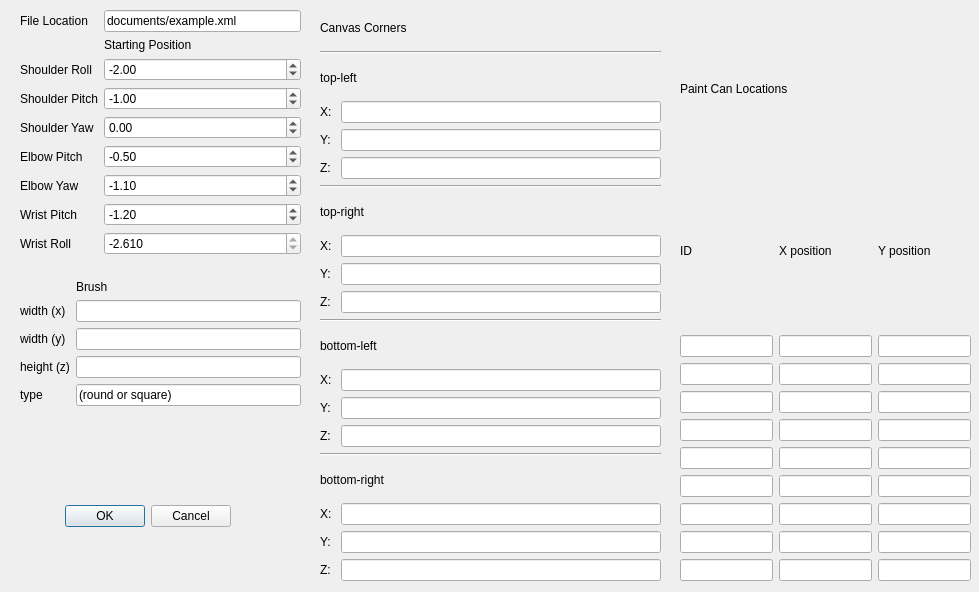
<?xml version="1.0" encoding="UTF-8"?>
<ui version="4.0">
 <class>Dialog</class>
 <widget class="QDialog" name="Dialog">
  <property name="geometry">
   <rect>
    <x>0</x>
    <y>0</y>
    <width>979</width>
    <height>592</height>
   </rect>
  </property>
  <property name="windowTitle">
   <string>Dialog</string>
  </property>
  <widget class="QDialogButtonBox" name="buttonBox">
   <property name="geometry">
    <rect>
     <x>50</x>
     <y>500</y>
     <width>181</width>
     <height>32</height>
    </rect>
   </property>
   <property name="orientation">
    <enum>Qt::Horizontal</enum>
   </property>
   <property name="standardButtons">
    <set>QDialogButtonBox::Cancel|QDialogButtonBox::Ok</set>
   </property>
  </widget>
  <widget class="QWidget" name="formLayoutWidget">
   <property name="geometry">
    <rect>
     <x>20</x>
     <y>10</y>
     <width>281</width>
     <height>280</height>
    </rect>
   </property>
   <layout class="QFormLayout" name="formLayout">
    <item row="1" column="0">
     <widget class="QLabel" name="label">
      <property name="text">
       <string>File Location</string>
      </property>
     </widget>
    </item>
    <item row="1" column="1">
     <widget class="QLineEdit" name="lineEdit">
      <property name="text">
       <string>documents/example.xml</string>
      </property>
     </widget>
    </item>
    <item row="2" column="0">
     <widget class="QLabel" name="label_2">
      <property name="text">
       <string/>
      </property>
     </widget>
    </item>
    <item row="2" column="1">
     <widget class="QLabel" name="label_3">
      <property name="text">
       <string>Starting Position</string>
      </property>
     </widget>
    </item>
    <item row="3" column="0">
     <widget class="QLabel" name="label_4">
      <property name="text">
       <string>Shoulder Roll</string>
      </property>
     </widget>
    </item>
    <item row="3" column="1">
     <widget class="QDoubleSpinBox" name="doubleSpinBox">
      <property name="minimum">
       <double>-2.620000000000000</double>
      </property>
      <property name="maximum">
       <double>2.620000000000000</double>
      </property>
      <property name="value">
       <double>-2.000000000000000</double>
      </property>
     </widget>
    </item>
    <item row="4" column="0">
     <widget class="QLabel" name="label_5">
      <property name="text">
       <string>Shoulder Pitch</string>
      </property>
     </widget>
    </item>
    <item row="4" column="1">
     <widget class="QDoubleSpinBox" name="doubleSpinBox_2">
      <property name="minimum">
       <double>-1.830000000000000</double>
      </property>
      <property name="maximum">
       <double>1.830000000000000</double>
      </property>
      <property name="value">
       <double>-1.000000000000000</double>
      </property>
     </widget>
    </item>
    <item row="5" column="0">
     <widget class="QLabel" name="label_7">
      <property name="text">
       <string>Shoulder Yaw</string>
      </property>
     </widget>
    </item>
    <item row="5" column="1">
     <widget class="QDoubleSpinBox" name="doubleSpinBox_3">
      <property name="minimum">
       <double>-1.830000000000000</double>
      </property>
      <property name="maximum">
       <double>1.830000000000000</double>
      </property>
     </widget>
    </item>
    <item row="6" column="0">
     <widget class="QLabel" name="label_8">
      <property name="text">
       <string>Elbow Pitch</string>
      </property>
     </widget>
    </item>
    <item row="6" column="1">
     <widget class="QDoubleSpinBox" name="doubleSpinBox_4">
      <property name="minimum">
       <double>-1.830000000000000</double>
      </property>
      <property name="value">
       <double>-0.500000000000000</double>
      </property>
     </widget>
    </item>
    <item row="7" column="0">
     <widget class="QLabel" name="label_9">
      <property name="text">
       <string>Elbow Yaw</string>
      </property>
     </widget>
    </item>
    <item row="7" column="1">
     <widget class="QDoubleSpinBox" name="doubleSpinBox_5">
      <property name="minimum">
       <double>-1.830000000000000</double>
      </property>
      <property name="value">
       <double>-1.100000000000000</double>
      </property>
     </widget>
    </item>
    <item row="8" column="0">
     <widget class="QLabel" name="label_10">
      <property name="text">
       <string>Wrist Pitch</string>
      </property>
     </widget>
    </item>
    <item row="8" column="1">
     <widget class="QDoubleSpinBox" name="doubleSpinBox_6">
      <property name="minimum">
       <double>-1.830000000000000</double>
      </property>
      <property name="value">
       <double>-1.200000000000000</double>
      </property>
     </widget>
    </item>
    <item row="9" column="0">
     <widget class="QLabel" name="label_6">
      <property name="text">
       <string>Wrist Roll</string>
      </property>
     </widget>
    </item>
    <item row="9" column="1">
     <widget class="QDoubleSpinBox" name="doubleSpinBox_7">
      <property name="decimals">
       <number>3</number>
      </property>
      <property name="minimum">
       <double>-2.610000000000000</double>
      </property>
      <property name="maximum">
       <double>-2.610000000000000</double>
      </property>
      <property name="value">
       <double>-2.610000000000000</double>
      </property>
     </widget>
    </item>
    <item row="10" column="0">
     <widget class="QLabel" name="label_12">
      <property name="text">
       <string/>
      </property>
     </widget>
    </item>
   </layout>
  </widget>
  <widget class="QWidget" name="formLayoutWidget_2">
   <property name="geometry">
    <rect>
     <x>20</x>
     <y>280</y>
     <width>281</width>
     <height>164</height>
    </rect>
   </property>
   <layout class="QFormLayout" name="formLayout_2">
    <item row="0" column="0">
     <widget class="QLabel" name="label_25">
      <property name="text">
       <string/>
      </property>
     </widget>
    </item>
    <item row="1" column="0">
     <widget class="QLabel" name="label_27">
      <property name="text">
       <string>width (x)</string>
      </property>
     </widget>
    </item>
    <item row="1" column="1">
     <widget class="QLineEdit" name="lineEdit_14"/>
    </item>
    <item row="2" column="0">
     <widget class="QLabel" name="label_28">
      <property name="text">
       <string>width (y)</string>
      </property>
     </widget>
    </item>
    <item row="2" column="1">
     <widget class="QLineEdit" name="lineEdit_15"/>
    </item>
    <item row="4" column="0">
     <widget class="QLabel" name="label_29">
      <property name="text">
       <string>height (z)</string>
      </property>
     </widget>
    </item>
    <item row="4" column="1">
     <widget class="QLineEdit" name="lineEdit_17"/>
    </item>
    <item row="5" column="0">
     <widget class="QLabel" name="label_30">
      <property name="text">
       <string>type</string>
      </property>
     </widget>
    </item>
    <item row="5" column="1">
     <widget class="QLineEdit" name="lineEdit_16">
      <property name="text">
       <string>(round or square)</string>
      </property>
     </widget>
    </item>
    <item row="6" column="0">
     <widget class="QLabel" name="label_31">
      <property name="text">
       <string/>
      </property>
     </widget>
    </item>
    <item row="0" column="1">
     <widget class="QLabel" name="label_26">
      <property name="text">
       <string>Brush</string>
      </property>
     </widget>
    </item>
   </layout>
  </widget>
  <widget class="QWidget" name="gridLayoutWidget">
   <property name="geometry">
    <rect>
     <x>320</x>
     <y>10</y>
     <width>341</width>
     <height>571</height>
    </rect>
   </property>
   <layout class="QGridLayout" name="gridLayout">
    <item row="8" column="0">
     <widget class="QLabel" name="label_38">
      <property name="text">
       <string>X: </string>
      </property>
     </widget>
    </item>
    <item row="5" column="0">
     <widget class="QLabel" name="label_36">
      <property name="text">
       <string>Z: </string>
      </property>
     </widget>
    </item>
    <item row="4" column="0">
     <widget class="QLabel" name="label_35">
      <property name="text">
       <string>Y:</string>
      </property>
     </widget>
    </item>
    <item row="0" column="0" colspan="2">
     <widget class="QLabel" name="label_32">
      <property name="text">
       <string>Canvas Corners</string>
      </property>
     </widget>
    </item>
    <item row="9" column="0">
     <widget class="QLabel" name="label_39">
      <property name="text">
       <string>Y:</string>
      </property>
     </widget>
    </item>
    <item row="7" column="0" colspan="2">
     <widget class="QLabel" name="label_37">
      <property name="text">
       <string>top-right</string>
      </property>
     </widget>
    </item>
    <item row="12" column="0" colspan="2">
     <widget class="QLabel" name="label_41">
      <property name="text">
       <string>bottom-left</string>
      </property>
     </widget>
    </item>
    <item row="13" column="0">
     <widget class="QLabel" name="label_42">
      <property name="text">
       <string>X:</string>
      </property>
     </widget>
    </item>
    <item row="2" column="0" colspan="2">
     <widget class="QLabel" name="label_33">
      <property name="text">
       <string>top-left</string>
      </property>
     </widget>
    </item>
    <item row="5" column="1">
     <widget class="QLineEdit" name="lineEdit_20"/>
    </item>
    <item row="4" column="1">
     <widget class="QLineEdit" name="lineEdit_19"/>
    </item>
    <item row="19" column="0">
     <widget class="QLabel" name="label_47">
      <property name="text">
       <string>Y:</string>
      </property>
     </widget>
    </item>
    <item row="20" column="0">
     <widget class="QLabel" name="label_48">
      <property name="text">
       <string>Z:</string>
      </property>
     </widget>
    </item>
    <item row="13" column="1">
     <widget class="QLineEdit" name="lineEdit_24"/>
    </item>
    <item row="14" column="1">
     <widget class="QLineEdit" name="lineEdit_25"/>
    </item>
    <item row="18" column="1">
     <widget class="QLineEdit" name="lineEdit_27"/>
    </item>
    <item row="19" column="1">
     <widget class="QLineEdit" name="lineEdit_28"/>
    </item>
    <item row="11" column="0" colspan="2">
     <widget class="Line" name="line_3">
      <property name="orientation">
       <enum>Qt::Horizontal</enum>
      </property>
     </widget>
    </item>
    <item row="20" column="1">
     <widget class="QLineEdit" name="lineEdit_29"/>
    </item>
    <item row="10" column="1">
     <widget class="QLineEdit" name="lineEdit_23"/>
    </item>
    <item row="15" column="0">
     <widget class="QLabel" name="label_44">
      <property name="text">
       <string>Z:</string>
      </property>
     </widget>
    </item>
    <item row="18" column="0">
     <widget class="QLabel" name="label_46">
      <property name="text">
       <string>X:</string>
      </property>
     </widget>
    </item>
    <item row="6" column="0" colspan="2">
     <widget class="Line" name="line_2">
      <property name="orientation">
       <enum>Qt::Horizontal</enum>
      </property>
     </widget>
    </item>
    <item row="1" column="0" colspan="2">
     <widget class="Line" name="line">
      <property name="orientation">
       <enum>Qt::Horizontal</enum>
      </property>
     </widget>
    </item>
    <item row="17" column="0" colspan="2">
     <widget class="QLabel" name="label_45">
      <property name="text">
       <string>bottom-right</string>
      </property>
     </widget>
    </item>
    <item row="9" column="1">
     <widget class="QLineEdit" name="lineEdit_22"/>
    </item>
    <item row="14" column="0">
     <widget class="QLabel" name="label_43">
      <property name="text">
       <string>Y:</string>
      </property>
     </widget>
    </item>
    <item row="8" column="1">
     <widget class="QLineEdit" name="lineEdit_21"/>
    </item>
    <item row="3" column="1">
     <widget class="QLineEdit" name="lineEdit_18"/>
    </item>
    <item row="3" column="0">
     <widget class="QLabel" name="label_34">
      <property name="text">
       <string>X: </string>
      </property>
     </widget>
    </item>
    <item row="10" column="0">
     <widget class="QLabel" name="label_40">
      <property name="text">
       <string>Z:</string>
      </property>
     </widget>
    </item>
    <item row="16" column="0" colspan="2">
     <widget class="Line" name="line_4">
      <property name="orientation">
       <enum>Qt::Horizontal</enum>
      </property>
     </widget>
    </item>
    <item row="15" column="1">
     <widget class="QLineEdit" name="lineEdit_26"/>
    </item>
   </layout>
  </widget>
  <widget class="QWidget" name="gridLayoutWidget_2">
   <property name="geometry">
    <rect>
     <x>680</x>
     <y>10</y>
     <width>291</width>
     <height>571</height>
    </rect>
   </property>
   <layout class="QGridLayout" name="gridLayout_2">
    <item row="10" column="1">
     <widget class="QLineEdit" name="lineEdit_40"/>
    </item>
    <item row="8" column="1">
     <widget class="QLineEdit" name="lineEdit_37"/>
    </item>
    <item row="7" column="1">
     <widget class="QLineEdit" name="lineEdit_33"/>
    </item>
    <item row="8" column="2">
     <widget class="QLineEdit" name="lineEdit_31"/>
    </item>
    <item row="7" column="0">
     <widget class="QLineEdit" name="lineEdit_42"/>
    </item>
    <item row="10" column="2">
     <widget class="QLineEdit" name="lineEdit_39"/>
    </item>
    <item row="8" column="0">
     <widget class="QLineEdit" name="lineEdit_43"/>
    </item>
    <item row="10" column="0">
     <widget class="QLineEdit" name="lineEdit_44"/>
    </item>
    <item row="0" column="0" colspan="3">
     <widget class="QLabel" name="label_11">
      <property name="text">
       <string>Paint Can Locations</string>
      </property>
     </widget>
    </item>
    <item row="4" column="2">
     <widget class="QLineEdit" name="lineEdit_9"/>
    </item>
    <item row="5" column="1">
     <widget class="QLineEdit" name="lineEdit_10"/>
    </item>
    <item row="5" column="2">
     <widget class="QLineEdit" name="lineEdit_11"/>
    </item>
    <item row="6" column="1">
     <widget class="QLineEdit" name="lineEdit_12"/>
    </item>
    <item row="6" column="2">
     <widget class="QLineEdit" name="lineEdit_13"/>
    </item>
    <item row="7" column="2">
     <widget class="QLineEdit" name="lineEdit_41"/>
    </item>
    <item row="1" column="0">
     <widget class="QLabel" name="label_13">
      <property name="text">
       <string>ID</string>
      </property>
     </widget>
    </item>
    <item row="1" column="1">
     <widget class="QLabel" name="label_14">
      <property name="text">
       <string>X position</string>
      </property>
     </widget>
    </item>
    <item row="1" column="2">
     <widget class="QLabel" name="label_15">
      <property name="text">
       <string>Y position</string>
      </property>
     </widget>
    </item>
    <item row="2" column="0">
     <widget class="QLineEdit" name="lineEdit_2"/>
    </item>
    <item row="2" column="1">
     <widget class="QLineEdit" name="lineEdit_3"/>
    </item>
    <item row="2" column="2">
     <widget class="QLineEdit" name="lineEdit_4"/>
    </item>
    <item row="6" column="0">
     <widget class="QLineEdit" name="lineEdit_7"/>
    </item>
    <item row="5" column="0">
     <widget class="QLineEdit" name="lineEdit_6"/>
    </item>
    <item row="4" column="0">
     <widget class="QLineEdit" name="lineEdit_5"/>
    </item>
    <item row="17" column="1">
     <widget class="QLineEdit" name="lineEdit_34"/>
    </item>
    <item row="4" column="1">
     <widget class="QLineEdit" name="lineEdit_8"/>
    </item>
    <item row="11" column="2">
     <widget class="QLineEdit" name="lineEdit_32"/>
    </item>
    <item row="11" column="1">
     <widget class="QLineEdit" name="lineEdit_36"/>
    </item>
    <item row="11" column="0">
     <widget class="QLineEdit" name="lineEdit_35"/>
    </item>
    <item row="17" column="0">
     <widget class="QLineEdit" name="lineEdit_38"/>
    </item>
    <item row="17" column="2">
     <widget class="QLineEdit" name="lineEdit_30"/>
    </item>
   </layout>
  </widget>
 </widget>
 <resources/>
 <connections>
  <connection>
   <sender>buttonBox</sender>
   <signal>accepted()</signal>
   <receiver>Dialog</receiver>
   <slot>accept()</slot>
   <hints>
    <hint type="sourcelabel">
     <x>248</x>
     <y>254</y>
    </hint>
    <hint type="destinationlabel">
     <x>157</x>
     <y>274</y>
    </hint>
   </hints>
  </connection>
  <connection>
   <sender>buttonBox</sender>
   <signal>rejected()</signal>
   <receiver>Dialog</receiver>
   <slot>reject()</slot>
   <hints>
    <hint type="sourcelabel">
     <x>316</x>
     <y>260</y>
    </hint>
    <hint type="destinationlabel">
     <x>286</x>
     <y>274</y>
    </hint>
   </hints>
  </connection>
 </connections>
</ui>
